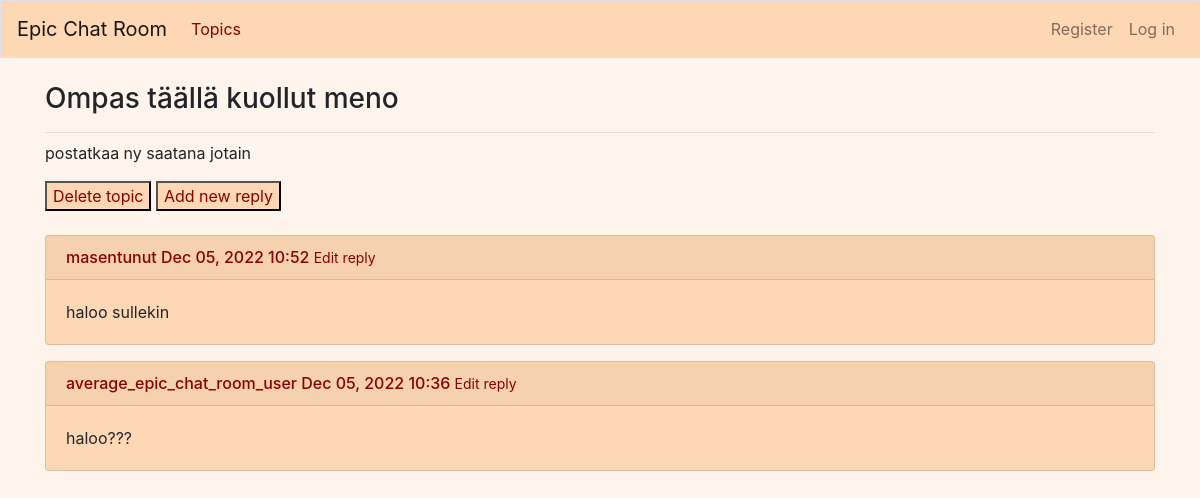
The page /topics/7/ on the database as committed earlier.
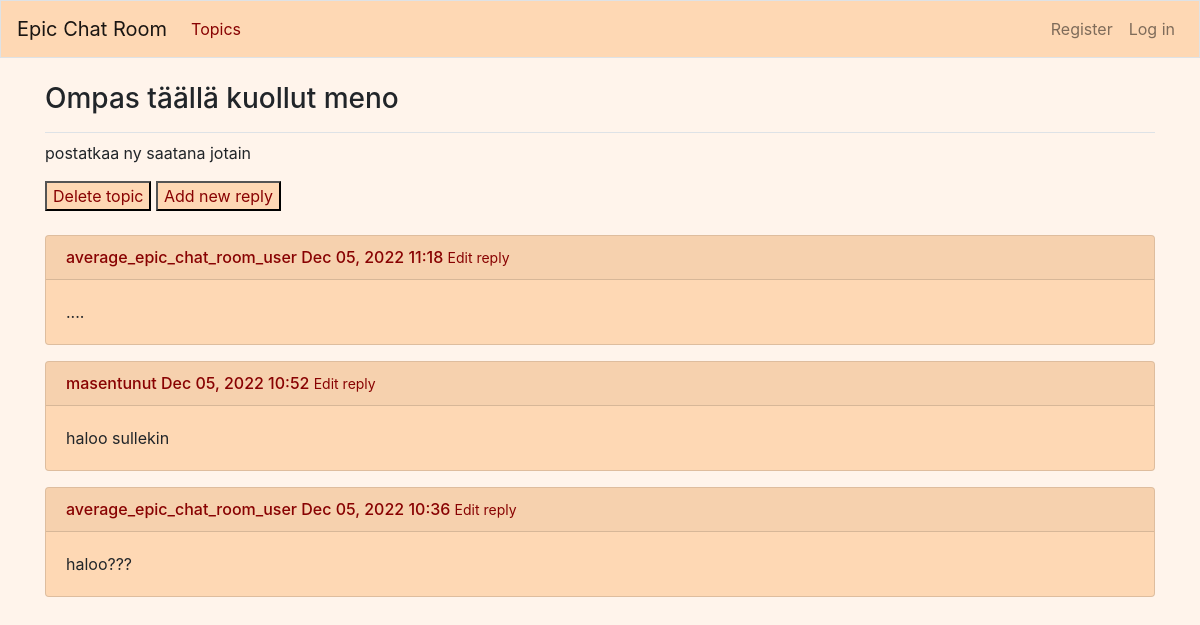
The same page on the database as committed later.
### epic_chat_room/models.py (models this page shows)
class Reply(models.Model):
    topic = models.ForeignKey(Topic, on_delete=models.CASCADE)
    text = models.TextField()
    date_added = models.DateTimeField(auto_now_add=True)
    owner = models.ForeignKey(User, on_delete=models.CASCADE)
    class Meta:
        verbose_name_plural = 'replies'
    def __str__(self):
        return f"{self.text}"

### epic_chat_room/views.py (the view)
# urls.py: path('topics/<int:topic_id>/', views.topic, name='topic'),
def topic(request, topic_id):
    topic = Topic.objects.get(id=topic_id)
    replies = topic.reply_set.order_by('-date_added')
    context = {'topic': topic, 'replies': replies}
    return render(request, 'epic_chat_room/topic.html', context)

### epic_chat_room/models.py (called while the page is built)
    def __str__(self):
        return f"{self.title}"

### epic_chat_room/templates/epic_chat_room/topic.html
{% extends "epic_chat_room/base.html" %}
{% block page_header %}
  <h3>{{ topic }}</h3>
{% endblock page_header %}
{% block content %}
  <p>
    {{topic.text}}
  </p>
  <button style="background-color:#FED8B4; -webkit-text-fill-color: #880202">
    <a href="{% url 'epic_chat_room:delete_topic' topic.id %}">Delete topic</a>
  </button>
  <button style="background-color:#FED8B4; -webkit-text-fill-color: #880202">
    <a href="{% url 'epic_chat_room:new_reply' topic.id %}">Add new reply</a>
  </button>
  <br>
  <br>
{% for reply in replies %}
  <div class="card mb-3" style="background-color:#FED8B4">
    <h4 class="card-header" style="font-size: medium; -webkit-text-fill-color: #880202"">
      {{  reply.owner }}
      {{  reply.date_added|date:'M d, Y H:i' }}
      <small><a href="{% url 'epic_chat_room:edit_reply' reply.id %}">
          Edit reply</a></small>
    </h4>
    <div class="card-body">
        {{ reply }}
      </div>
    </div>
  {% empty %}
    <li>No replies have been added yet.</li>
  {% endfor %}
{% endblock content %}

Rows that differ between the two databases and show on the page:
added Reply: owner "average_epic_chat_room_user", date_added "Dec 05, 2022 11:18", text "...."
